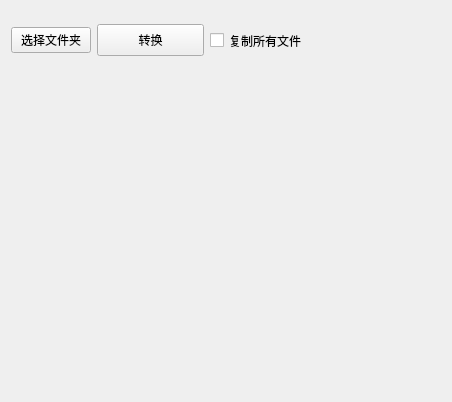
<?xml version="1.0" encoding="UTF-8"?>
<ui version="4.0">
 <class>MainWindow</class>
 <widget class="QMainWindow" name="MainWindow">
  <property name="geometry">
   <rect>
    <x>0</x>
    <y>0</y>
    <width>452</width>
    <height>402</height>
   </rect>
  </property>
  <property name="windowTitle">
   <string>MainWindow</string>
  </property>
  <widget class="QWidget" name="centralWidget">
   <widget class="QWidget" name="horizontalLayoutWidget">
    <property name="geometry">
     <rect>
      <x>0</x>
      <y>0</y>
      <width>451</width>
      <height>81</height>
     </rect>
    </property>
    <layout class="QHBoxLayout" name="horizontalLayout">
     <item>
      <widget class="QPushButton" name="pushButton">
       <property name="text">
        <string>选择文件夹</string>
       </property>
      </widget>
     </item>
     <item>
      <widget class="QPushButton" name="pushButton_2">
       <property name="minimumSize">
        <size>
         <width>107</width>
         <height>32</height>
        </size>
       </property>
       <property name="text">
        <string>转换</string>
       </property>
      </widget>
     </item>
     <item>
      <widget class="QSplitter" name="splitter">
       <property name="orientation">
        <enum>Qt::Horizontal</enum>
       </property>
       <widget class="QCheckBox" name="copyBox">
        <property name="text">
         <string>复制所有文件</string>
        </property>
       </widget>
      </widget>
     </item>
    </layout>
   </widget>
   <widget class="QWidget" name="gridLayoutWidget">
    <property name="geometry">
     <rect>
      <x>0</x>
      <y>80</y>
      <width>451</width>
      <height>361</height>
     </rect>
    </property>
    <layout class="QGridLayout" name="type_layout" columnstretch="0"/>
   </widget>
  </widget>
  <widget class="QMenuBar" name="menuBar">
   <property name="geometry">
    <rect>
     <x>0</x>
     <y>0</y>
     <width>452</width>
     <height>22</height>
    </rect>
   </property>
  </widget>
 </widget>
 <layoutdefault spacing="6" margin="11"/>
 <resources/>
 <connections/>
</ui>
